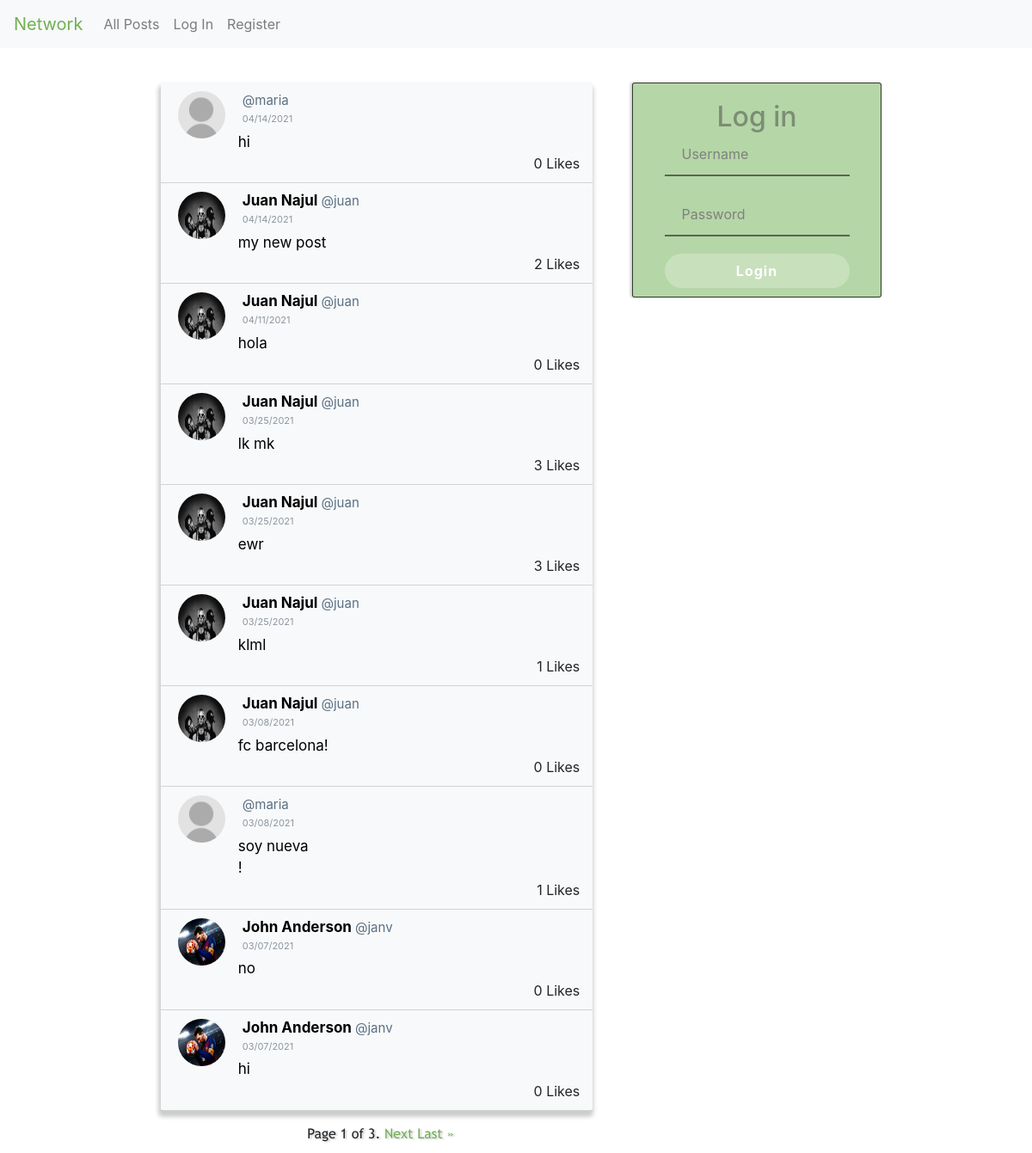
Before: / with the older database file.
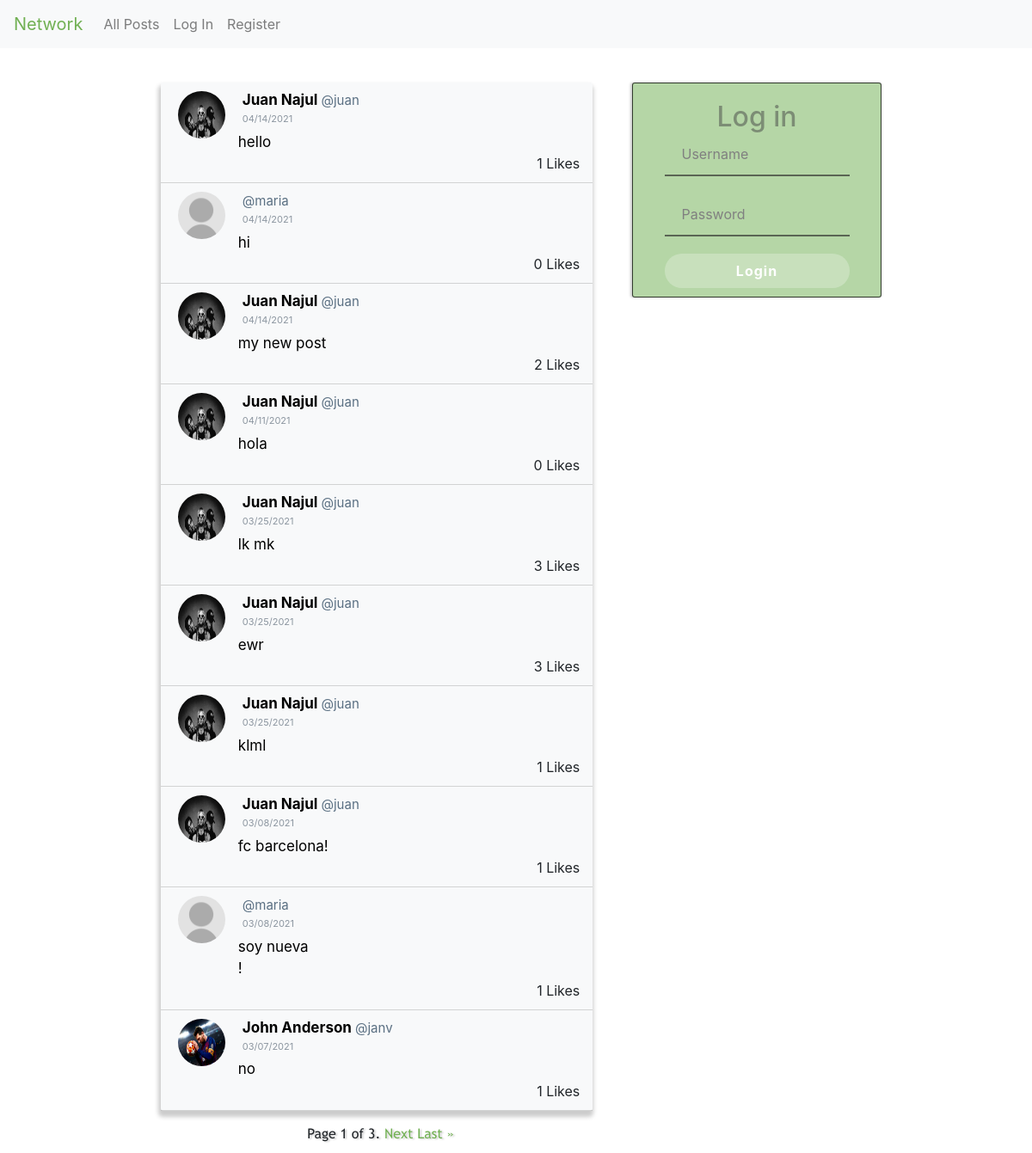
After: the same page with the newer database file.
### network/models.py (models this page shows, shortened)
class Post(models.Model):
    content = models.CharField(max_length=255)
    user = models.ForeignKey(User, on_delete=models.CASCADE, related_name="author")
    likes = models.ManyToManyField(User, related_name="post_likes", null=True,blank=True)
    created_at = models.DateTimeField(auto_now_add=True)

class User(AbstractUser):
    profile_image = models.ImageField(default='../static/network/img/defaultprofile.jpg', verbose_name='user_photo', upload_to='profile_img')
    pass

### network/views.py (the view)
# urls.py: path("", views.index, name="index"),
def index(request):
    if request.method == "POST":
        if request.user.is_anonymous:
           return HttpResponseRedirect(reverse('index'))
        post_content = request.POST['content']
        new_post = Post(content=post_content, user=request.user)
        new_post.save()
        return HttpResponseRedirect(reverse('index'))
    else:
        posts= Post.objects.all().order_by("-id")
        paginator = Paginator(posts, 10)
        page_number = request.GET.get('page')
        page_obj = paginator.get_page(page_number)
        if request.user.is_authenticated:
            user_current = request.user
            current_user = get_object_or_404(User, username=user_current.username)
        else:
            current_user = None
        return render(request, "network/index.html", {
            "posts": page_obj,
            "current_user":current_user
        })

### network/templates/network/index.html (shortened to what this page needs)
{% extends "network/layout.html" %}
{% load static %}
{% block body %}
<section class="content">
    <div id="profile-content">
        <div class="container">
            <div class="row">
                <aside id="profile-space" class="col-10">
                    {% if request.user.is_authenticated %}
                    <div class="row">
                        <div class="profile-photo">
                            <a href="{% url 'profile' username=current_user.username %}">
                                <img src="{{current_user.profile_image.url}}" alt="">
                            </a>
                        </div>
                    </div>
                    <div class="row">
                        <div class="profile-name">
                            {% if current_user.first_name|length >= 1 and current_user.last_name|length >= 1 %}
                            <h4>{{current_user.first_name}} {{current_user.last_name}}</h4>
                            {% else %}
                            <h4>@{{current_user.username}}</h4>
                            {% endif %}
                        </div>
                    </div>
                    {% else %}
                    <div id="aside-login" class="col-10">
                        <div class="row">
                            <h2 id="aside-login-title">Log in</h2>
                        </div>
                        <form action="{% url 'login' %}" method="post" class="form-group">
                            <div class="row">
                                <input id="aside-login-username" class="aside-login-input"
                                autofocus autocomplete="off" type="text" name="username" placeholder="Username"/>
                            </div>
                            <div class="row">
                                <input id="aside-login-password" class="aside-login-input"
                                autofocus type="password" name="password" placeholder="Password"/>
                            </div>
                            <div class="row">
                                <button id="aside-login-button">
                                    Login
                                </button>
                            </div>
                        </form>
                    </div>
                    {% endif %}
                </aside>
            </div>
        </div>
    </div>
    <div id="published-content">
        <div class="container">
            <div class="row">
                <div id="published-post" class="col-12">
                    {% for post in posts%}
                    <div class="posts">
                        <div class="row">
                            <div class="post-photo" class="col-2">
                                <a href="{% url 'profile' username=post.user %}">
                                    <img src="{{post.user.profile_image.url}}" alt="" />
                                </a>
                            </div>
                            <div class="post-name col-6">
                                <a href="{% url 'profile' username=post.user %}">
                                    <h6>{{post.user.first_name}} {{post.user.last_name}} <span class="post-username">@{{post.user.username}}</span></h6>
                                </a>
                            </div>
                        </div>
                        <div class="row">
                            <p class="post-date col-12">{{post.created_at|date:"SHORT_DATE_FORMAT"}}</p>
                        </div>
                        <div class="row">
                            <p class="post-content col-12">{{post.content|linebreaksbr}}</p>
                        </div>
                        <div class="row">
                            <div class="post-buttons col-12">
                                <span class="num-likes id_num_likes{{post.id}}">{{post.likes.count}} Likes</span>
                            </div>
                        </div>
                    </div>
                    {% endfor %}
                </div>
                <div class="pagination">
                    <div id="pagination-content">
                        <span class="step-links">
                        <span class="current">
                            Page {{ posts.number }} of {{ posts.paginator.num_pages }}.
                        </span>
                        {% if posts.has_next %}
                            <a href="?page={{ posts.next_page_number }}">Next</a>
                            <a href="?page={{ posts.paginator.num_pages }}">Last &raquo;</a>
                        {% endif %}
                    </span>
                    </div>
                </div>
            </div>
        </div>
    </div>
</section>
{% endblock %}

### network/templates/network/layout.html (shortened to what this page needs)
{% load static %}
<!DOCTYPE html>
<html lang="en">
    <head>
        <link rel="stylesheet" href="https://stackpath.bootstrapcdn.com/bootstrap/4.4.1/css/bootstrap.min.css">
        <link href="{% static 'network/styles.css' %}" rel="stylesheet">
    </head>
    <body>
        <nav class="navbar navbar-expand-lg navbar-light bg-light">
            <a class="navbar-brand" id="logo-title" href="{% url 'index' %}">Network</a>
            <div>
              <ul class="navbar-nav mr-auto">
                <li class="nav-item">
                  <a class="nav-link" href="{% url 'index' %}">All Posts</a>
                </li>
                {% if user.is_authenticated %}
                    <li class="nav-item">
                        <a class="nav-link" href="{% url 'following' %}">Following</a>
                    </li>
                    <li class="nav-item">
                        <a class="nav-link" href="{% url 'logout' %}">Log Out</a>
                    </li>
                {% else %}
                    <li class="nav-item">
                        <a class="nav-link" href="{% url 'login' %}">Log In</a>
                    </li>
                    <li class="nav-item">
                        <a class="nav-link" href="{% url 'register' %}">Register</a>
                    </li>
                {% endif %}
              </ul>
            </div>
        </nav>
        <div class="body">
            {% block body %}
            {% endblock %}
        </div>
    </body>
</html>

### network/static/network/styles.css (style rules this page uses)
* { margin: 0px; padding: 0px; }
#logo-title { color: #71b053; }
.content { width: 72.2%; height: 90vh; margin: 0 auto; margin-top: 20px; }
#profile-content { width: 29%; position: fixed; float: right; right: 13.5%; }
#profile-space { float: right; height: 250px; margin: 5px; margin-left: 45px; margin-top: 20px; background: #70b05383; border: 1px solid rgba(3, 3, 3, 0.733); border-radius: 3px; box-shadow: -2px 0px 3px #ccc; }
#aside-login { margin: 0 auto; }
#aside-login-title { margin: 0 auto; margin-top: 20px; color: rgba(68, 67, 67, 0.5); }
.aside-login-input { margin: 0 auto; width: 100%; background-color: transparent; border-left: 0px; border-top: 0px; border-right: 0px; border-bottom: 2px solid rgba(44, 43, 43, 0.658); font-size: 16px; margin-bottom: 20px; outline: none; padding: 0px 20px; height: 50px; }
::placeholder { color: grey; }
#aside-login-button { margin: 0 auto; margin-bottom: 15px; background-color: rgba(255, 255, 255, 0.253); color: white; border: none; border-radius: 25px; cursor: pointer; font-size: 16px; font-weight: bold; height: 40px; width: 100%; letter-spacing: 1px; transition: all 300ms; }
#published-content { display: block; float: left; width: 58%; }
#published-post, #profile-published-post { margin: 0 auto; padding: 0; margin-top: 20px; margin-left: 20px; border-radius: 3px; background: #f8f9fa; box-shadow: -1px 5px 5px 2px #ccc; }
.posts { width: 100%; margin-top: 0px; border-bottom: 1px solid rgba(173, 173, 173, 0.5); transition: all 300ms; }
.posts .post-name, .posts .post-date, .posts .post-content, .posts .post-photo { padding-left: 10px; padding-top: 10px; }
.posts .post-photo { width: 55px; height: 55px; margin-top: 10px; margin-left: 35px; border-radius: 50%; overflow: hidden; transition: all 300ms; }
.posts .post-photo img { width: 60px; height: 60px; margin-top: -13.5px; margin-left: -13px; border-radius: 50%; transition: all 300ms; }
.post-name { margin-left: 10px; font-family: -apple-system, BlinkMacSystemFont, 'Segoe UI', Roboto, Oxygen, Ubuntu, Cantarell, 'Open Sans', 'Helvetica Neue', sans-serif; }
.post-name a h6 { color: black; font-weight: bold; font-size: 17px; }
.post-name a { transition: all 100ms; }
.post-name span { font-weight:normal; font-size: 15px; color: rgb(91, 112, 131); }
.post-date { margin-top: -41px; margin-left: 100px; color: rgb(140, 150, 160); font-size: 11px; font-weight: normal; }
.post-content { margin-left: 95px; margin-top: -20px; margin-bottom: 0px; padding-right: 140px; color: black; font-size: 17px; }
.post-buttons { text-align: right; margin-bottom: 10px; }
.like-post, .fav-post, .num-likes, .edit-post-link, .in-like-post { margin-right: 15px; margin-left: -10px; }
.pagination { width: 100%; margin: 10px; margin-left: 59px; margin-top: 15px; text-align: center; cursor: pointer; }
#pagination-content { width: 100%; font-family: 'TrebuchetMS'; font-size: 16px; text-shadow: 2px 1px 2px #ccc; }
#pagination-content a { text-decoration: none; color: #71b053; transition: all 600ms; }

Changed rows visible on the page:
no longer on this page (row unchanged): Post: user.profile_image (picture), user.first_name "John", user.last_name "Anderson", user.username "janv", created_at "03/07/2021", content "hi", likes.count "0"
added Post: user.profile_image (picture), user.first_name "Juan", user.last_name "Najul", user.username "juan", created_at "04/14/2021", content "hello", likes.count "1"
computed for Post "fc barcelona!": likes.count "0" → "1"
computed for Post "no": likes.count "0" → "1"
